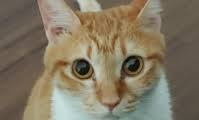
#> input picture input_image.jpeg, 199 x 120 px, found by its file name
$ python compress_image.py
#> lines starting #> are read from the running program, lines starting #| are printed output that depends on the picture
import numpy as np
from PIL import Image

def compress_image(input_path, output_path):
    # Open the image
    image = Image.open(input_path).convert('L')  # Convert to greyscale
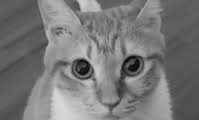
#> image: PIL image 199x120 L; min 3, max 218, mean 120.2

    # Resize the image to a multiple of 8 for simplicity
    width, height = image.size
#> width = 199; height = 120
    width = (width // 8) * 8
#> width = 192
    height = (height // 8) * 8
    image = image.resize((width, height))
#> image: PIL image 192x120 L

    # Convert image to a NumPy array for easier manipulation
    img_array = np.array(image)

    # Apply column-wise scanning and optimization
    compressed_array = img_array.transpose().flatten()
    sorted_values = sorted(set(compressed_array))
#> sorted_values = 212 values from 5 to 218
    optimized_array = [sorted_values.index(value) for value in compressed_array]
#> optimized_array = 23040 items

    # Convert the optimized array back to the image shape
    optimized_image = np.array(optimized_array).reshape((height, width))
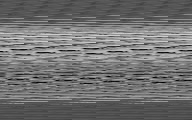
#> optimized_image: shape (120, 192) int64; min 0, max 211, mean 113.2

    # Create a new Image object from the optimized image array
    optimized_image = Image.fromarray(optimized_image, mode='L')
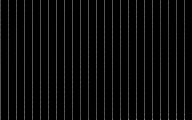
#> optimized_image: PIL image 192x120 L; min 0, max 138, mean 10.5

    # Save the optimized image
    optimized_image.save(output_path)

# Example usage
input_image_path = r"C:\Users\SHARANYA PAL\OneDrive\Documents\GitHub\image_compression\input_image.jpeg"
output_image_path = r"C:\Users\SHARANYA PAL\OneDrive\Documents\GitHub\image_compression\compressed_image.jpeg"

compress_image(input_image_path, output_image_path)

$ run again, with compressed_encrypted_image.jpeg copied over input_image.jpeg
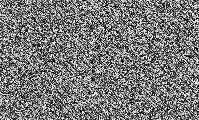
#> input picture compressed_encrypted_image.jpeg, 199 x 120 px, found by its file name
#> in compress_image, image is the input picture: PIL image 199x120 L; min 0, max 255, mean 120.8
#> in compress_image, `image = image.resize((width, height))`:
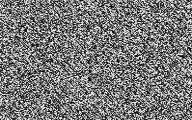
#> image: PIL image 192x120 L; min 0, max 255, mean 120.8
#> sorted_values = 256 values from 0 to 255
#> optimized_array = 23040 items
#> in compress_image, `optimized_image = Image.fromarray(optimized_image, mode='L')`:
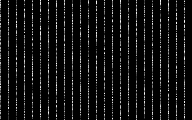
#> optimized_image: PIL image 192x120 L; min 0, max 255, mean 15.1
